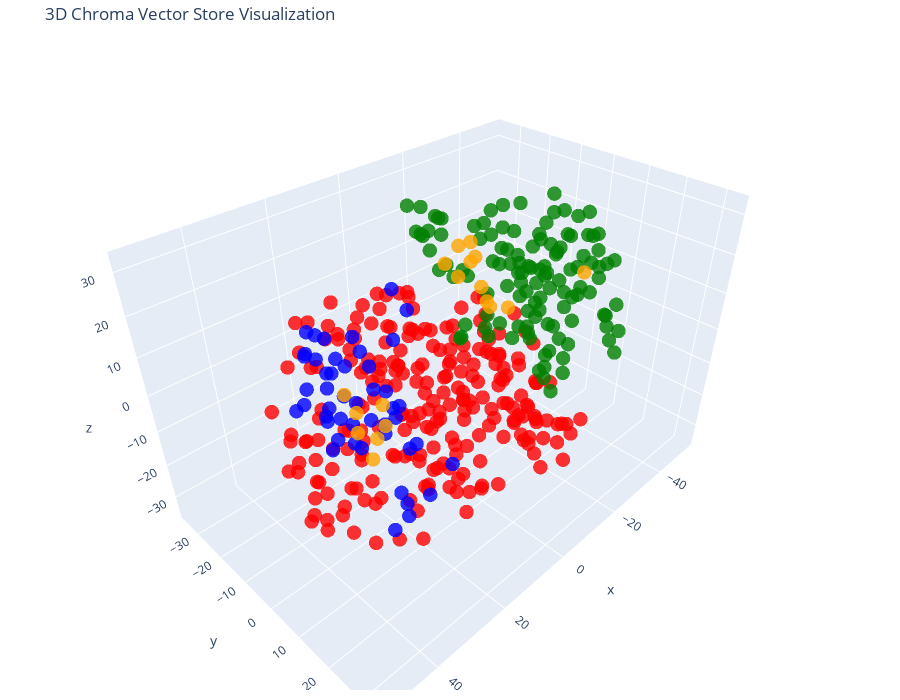

Notebook code for this chart:
### Code cell
# Let's try 3D!

tsne = TSNE(n_components=3, random_state=42)
reduced_vectors = tsne.fit_transform(vectors)

# Create the 3D scatter plot
fig = go.Figure(data=[go.Scatter3d(
    x=reduced_vectors[:, 0],
    y=reduced_vectors[:, 1],
    z=reduced_vectors[:, 2],
    mode='markers',
    marker=dict(size=5, color=colors, opacity=0.8),
    text=[f"Type: {t}<br>Text: {d[:100]}..." for t, d in zip(doc_types, documents)],
    hoverinfo='text'
)])

fig.update_layout(
    title='3D Chroma Vector Store Visualization',
    scene=dict(xaxis_title='x', yaxis_title='y', zaxis_title='z'),
    width=900,
    height=700,
    margin=dict(r=10, b=10, l=10, t=40)
)

fig.show()

### Figure 1 — Plotly figure (JSON) as saved in the notebook; plotly's stock layout.template omitted (floating-point values rounded to 4 significant figures; data arrays with more than 128 entries replaced by an {"elided": "..."} marker saying what was removed)
{"data": [{"hoverinfo": "text", "marker": {"color": {"elided": "413 str values"}, "opacity": 0.8, "size": 5}, "mode": "markers", "text": {"elided": "413 str values"}, "type": "scatter3d", "x": {"elided": "413 float values"}, "y": {"elided": "413 float values"}, "z": {"elided": "413 float values"}}], "layout": {"height": 700, "margin": {"b": 10, "l": 10, "r": 10, "t": 40}, "scene": {"xaxis": {"title": {"text": "x"}}, "yaxis": {"title": {"text": "y"}}, "zaxis": {"title": {"text": "z"}}}, "title": {"text": "3D Chroma Vector Store Visualization"}, "width": 900}}
